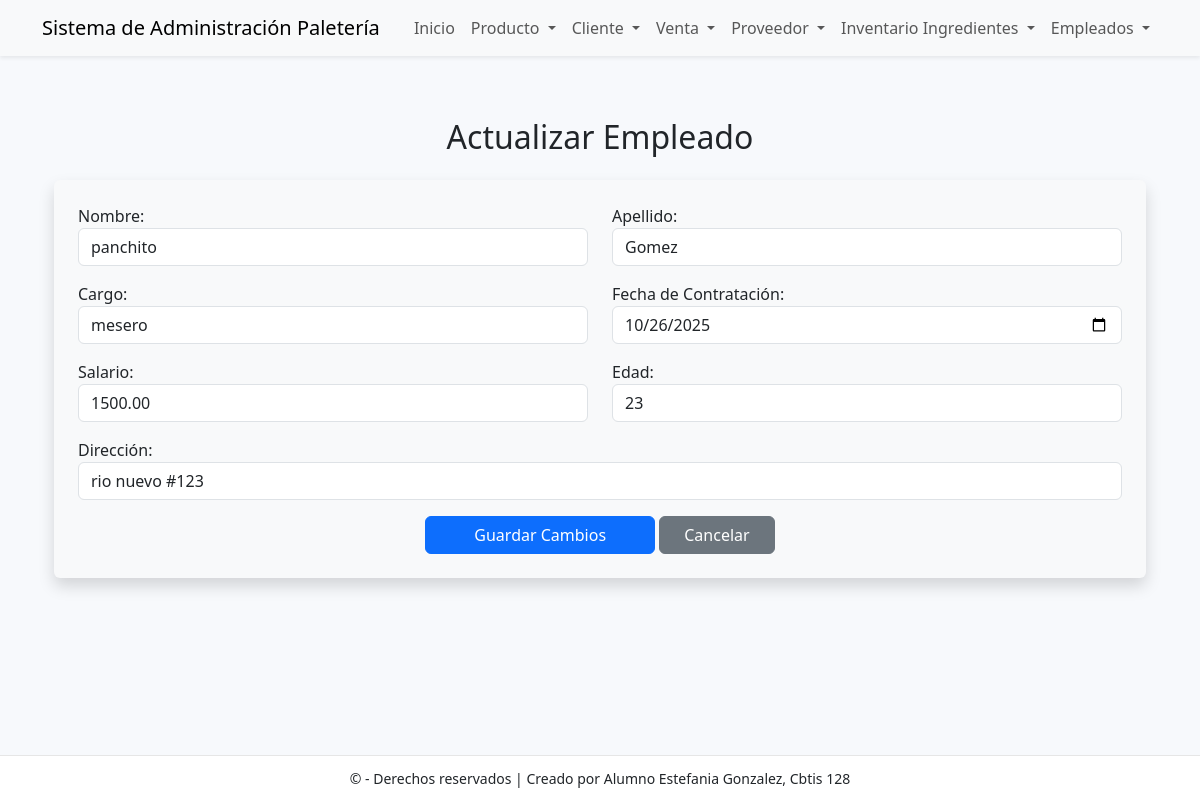
Page /empleado/actualizar/1/ on the committed database.
### app_Paleteria/models.py (models this page shows, shortened)
class Empleado(models.Model):
    id_empleado = models.AutoField(primary_key=True)
    nombre = models.CharField(max_length=100)
    apellido = models.CharField(max_length=100)
    cargo = models.CharField(max_length=100)
    fecha_contratacion = models.DateField()
    salario = models.DecimalField(max_digits=10, decimal_places=2)
    direccion = models.CharField(max_length=200)
    edad = models.IntegerField()

### app_Paleteria/views.py (the view)
# urls.py: path('empleado/actualizar/<int:id>/', views.actualizar_empleado, name='actualizar_empleado'),
def actualizar_empleado(request, id):
    empleado = get_object_or_404(Empleado, id_empleado=id)
    return render(request, 'empleado/actualizar_empleado.html', {'empleado': empleado})

### app_Paleteria/templates/empleado/actualizar_empleado.html (shortened to what this page needs)
{% extends 'base.html' %}
{% block content %}
<div class="container mt-5">
  <h2 class="text-center mb-4">Actualizar Empleado</h2>
  <form method="POST" action="{% url 'realizar_actualizacion_empleado' empleado.id_empleado %}" class="shadow p-4 bg-light rounded">
    <div class="row mb-3">
      <div class="col">
        <label for="nombre">Nombre:</label>
        <input type="text" name="nombre" class="form-control" value="{{ empleado.nombre }}" required>
      </div>
      <div class="col">
        <label for="apellido">Apellido:</label>
        <input type="text" name="apellido" class="form-control" value="{{ empleado.apellido }}" required>
      </div>
    </div>
    <div class="row mb-3">
      <div class="col">
        <label for="cargo">Cargo:</label>
        <input type="text" name="cargo" class="form-control" value="{{ empleado.cargo }}" required>
      </div>
      <div class="col">
        <label for="fecha_contratacion">Fecha de Contratación:</label>
        <input type="date" name="fecha_contratacion" class="form-control" value="{{ empleado.fecha_contratacion|date:'Y-m-d' }}" required>
      </div>
    </div>
    <div class="row mb-3">
      <div class="col">
        <label for="salario">Salario:</label>
        <input type="number" step="0.01" name="salario" class="form-control" value="{{ empleado.salario }}" required>
      </div>
      <div class="col">
        <label for="edad">Edad:</label>
        <input type="number" name="edad" class="form-control" value="{{ empleado.edad }}" required>
      </div>
    </div>
    <div class="row mb-3">
      <div class="col">
        <label for="direccion">Dirección:</label>
        <input type="text" name="direccion" class="form-control" value="{{ empleado.direccion }}" required>
      </div>
    </div>
    <div class="text-center">
      <button type="submit" class="btn btn-primary px-5">Guardar Cambios</button>
      <a href="{% url 'ver_empleado' %}" class="btn btn-secondary px-4">Cancelar</a>
    </div>
  </form>
</div>
{% endblock %}

### app_Paleteria/templates/base.html (style rules this page uses)
body { padding-top: 70px; padding-bottom: 70px; background:#f7f9fc; }

### rows in the picture
Empleado: nombre "panchito", apellido "Gomez", cargo "mesero", fecha_contratacion "10/26/2025", salario "1500.00", edad "23", direccion "rio nuevo #123"
